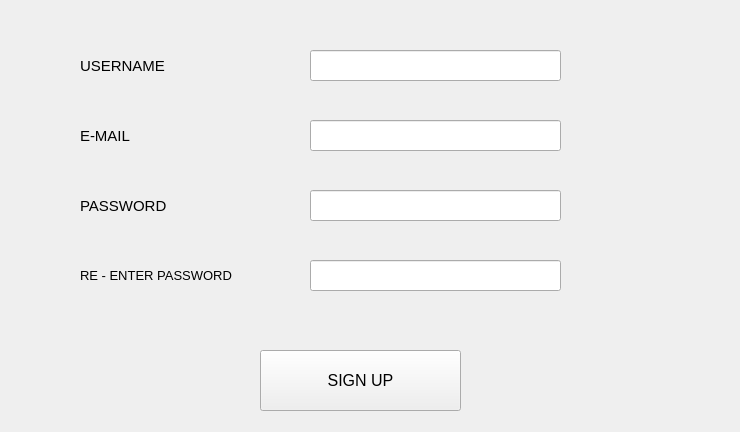
<?xml version="1.0" encoding="UTF-8"?>
<ui version="4.0">
 <class>Form</class>
 <widget class="QWidget" name="Form">
  <property name="geometry">
   <rect>
    <x>0</x>
    <y>0</y>
    <width>740</width>
    <height>432</height>
   </rect>
  </property>
  <property name="windowTitle">
   <string>Form</string>
  </property>
  <widget class="QLabel" name="label">
   <property name="geometry">
    <rect>
     <x>80</x>
     <y>50</y>
     <width>101</width>
     <height>31</height>
    </rect>
   </property>
   <property name="font">
    <font>
     <pointsize>11</pointsize>
    </font>
   </property>
   <property name="text">
    <string>USERNAME</string>
   </property>
  </widget>
  <widget class="QLineEdit" name="lineEdit">
   <property name="geometry">
    <rect>
     <x>310</x>
     <y>50</y>
     <width>251</width>
     <height>31</height>
    </rect>
   </property>
  </widget>
  <widget class="QLineEdit" name="lineEdit_2">
   <property name="geometry">
    <rect>
     <x>310</x>
     <y>120</y>
     <width>251</width>
     <height>31</height>
    </rect>
   </property>
  </widget>
  <widget class="QLabel" name="label_2">
   <property name="geometry">
    <rect>
     <x>80</x>
     <y>120</y>
     <width>101</width>
     <height>31</height>
    </rect>
   </property>
   <property name="font">
    <font>
     <pointsize>11</pointsize>
    </font>
   </property>
   <property name="text">
    <string>E-MAIL</string>
   </property>
  </widget>
  <widget class="QLineEdit" name="lineEdit_3">
   <property name="geometry">
    <rect>
     <x>310</x>
     <y>190</y>
     <width>251</width>
     <height>31</height>
    </rect>
   </property>
   <property name="echoMode">
    <enum>QLineEdit::Password</enum>
   </property>
  </widget>
  <widget class="QLabel" name="label_3">
   <property name="geometry">
    <rect>
     <x>80</x>
     <y>190</y>
     <width>101</width>
     <height>31</height>
    </rect>
   </property>
   <property name="font">
    <font>
     <pointsize>11</pointsize>
    </font>
   </property>
   <property name="text">
    <string>PASSWORD</string>
   </property>
  </widget>
  <widget class="QLineEdit" name="lineEdit_4">
   <property name="geometry">
    <rect>
     <x>310</x>
     <y>260</y>
     <width>251</width>
     <height>31</height>
    </rect>
   </property>
   <property name="echoMode">
    <enum>QLineEdit::Password</enum>
   </property>
  </widget>
  <widget class="QLabel" name="label_4">
   <property name="geometry">
    <rect>
     <x>80</x>
     <y>260</y>
     <width>191</width>
     <height>31</height>
    </rect>
   </property>
   <property name="font">
    <font>
     <pointsize>10</pointsize>
    </font>
   </property>
   <property name="text">
    <string>RE - ENTER PASSWORD</string>
   </property>
  </widget>
  <widget class="QPushButton" name="pushButton">
   <property name="geometry">
    <rect>
     <x>260</x>
     <y>350</y>
     <width>201</width>
     <height>61</height>
    </rect>
   </property>
   <property name="font">
    <font>
     <pointsize>12</pointsize>
    </font>
   </property>
   <property name="text">
    <string>SIGN UP</string>
   </property>
  </widget>
  <widget class="QLabel" name="label_5">
   <property name="geometry">
    <rect>
     <x>180</x>
     <y>310</y>
     <width>411</width>
     <height>31</height>
    </rect>
   </property>
   <property name="text">
    <string/>
   </property>
  </widget>
 </widget>
 <resources/>
 <connections/>
</ui>
